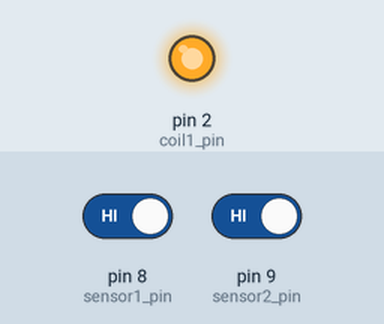
Simulated run of this sketch. Board: Arduino Uno, built with avr-gcc and run on an emulated ATmega328P. Shown: output pins drawn as LEDs (lit = HIGH). The test bench sets the inputs (shaded band); at power-on: pin 8 (sensor1_pin) HIGH, pin 9 (sensor2_pin) HIGH.

Above: at 0.1 s.
At 2.1 s:
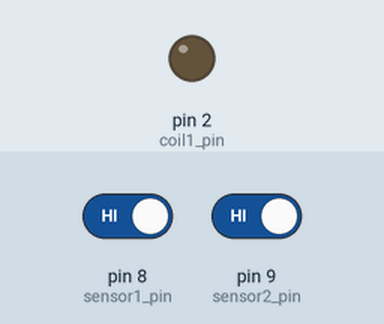
Timing chart, 0 to 3.6 s (numbered marks = the images above):
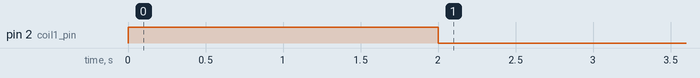

Measured:
- by itself, pin 2 (coil1_pin): HIGH → LOW at 2.0 s

The sketch:

mass_driver_3_stage.ino
```cpp
// define constants for pins
const int coil1_pin = 2;
const int coil2_pin = 3;

const int sensor1_pin = 8;
const int sensor2_pin = 9;

// variables for sensor readings
int sensor1;
int sensor2;

// other variables
unsigned long start_time;
unsigned long current_time;
unsigned long elapsed_time;
unsigned long stop_time = 2000;

void setup() {
  // set coil pins as outputs
  pinMode(coil1_pin, OUTPUT);
  pinMode(coil2_pin, OUTPUT);

  // set sensor pins as inputs
  pinMode(sensor1_pin, INPUT);
  pinMode(sensor2_pin, INPUT);

  // turn coil 1 on, others off
  digitalWrite(coil1_pin, HIGH);
  digitalWrite(coil2_pin, LOW);

  // get start time
  start_time = millis();
}

void loop() {
  // get elapsed time since program started
  current_time = millis();
  elapsed_time = current_time - start_time;

  // safety: turn off coils after stop_time
  if(elapsed_time > stop_time) {
    digitalWrite(coil1_pin, LOW);
    digitalWrite(coil2_pin, LOW);
  } else {
    // read sensors
    sensor1 = digitalRead(sensor1_pin);
    sensor2 = digitalRead(sensor2_pin);

    // when sensor 1 goes low, turn coil 1 off and coil 2 on
    if(sensor1 == LOW) {
      digitalWrite(coil1_pin, LOW);
      digitalWrite(coil2_pin, HIGH);
    }

    // when sensor 2 goes low, turn coil 2 off
    if(sensor2 == LOW) {
      digitalWrite(coil2_pin, LOW);
    }
  }
}
```
